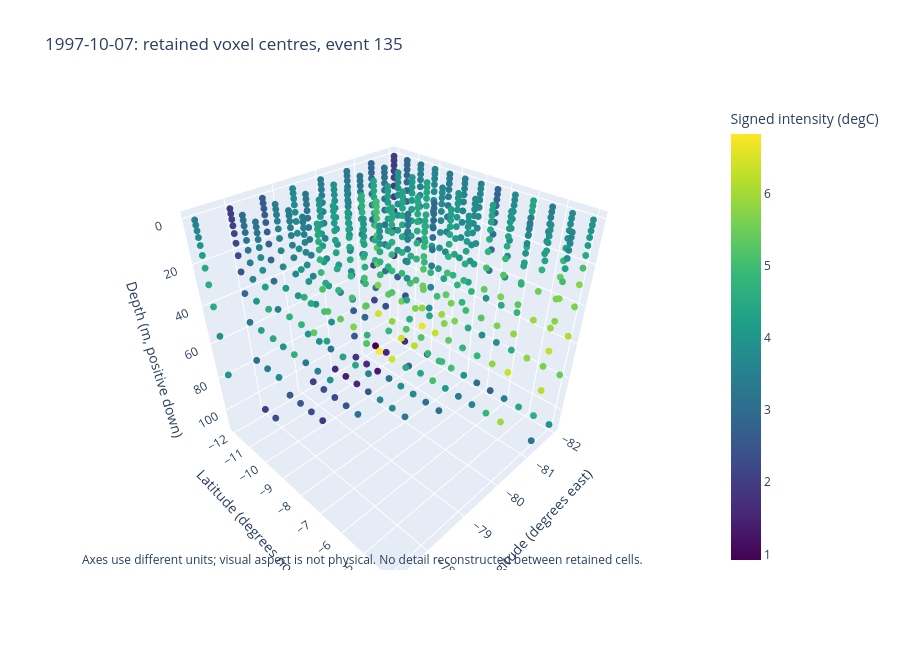

The code cell stored with this chart in its notebook:
### Markdown cell above
### Retained-cell volume and vertical evolution

Rotate/zoom the 3-D scene. The offline HTML includes up to 60 dates around the largest
event's size peak. It draws retained cell centres, without inventing geometry between
decimated cells. Axes use degrees and metres with a visual aspect ratio, not common
physical scale. Depth increases downwards. The section GIF has fixed temperature scale.

### Code cell
from exploration import event_window, vertical_gif, volume_figure, volume_html
from IPython.display import Image, display

dates = event_window(graph)
volume_figure(mask, objects, graph, date=str(dates[0])[:10])

### Figure 1 — Plotly figure (JSON) as saved in the notebook; plotly's stock layout.template omitted (floating-point values rounded to 4 significant figures; data arrays with more than 128 entries replaced by an {"elided": "..."} marker saying what was removed)
{"data": [{"marker": {"color": {"elided": "679 float values"}, "colorbar": {"title": {"text": "Signed intensity (degC)"}}, "colorscale": [[0.0, "#440154"], [0.1111, "#482878"], [0.2222, "#3e4989"], [0.3333, "#31688e"], [0.4444, "#26828e"], [0.5556, "#1f9e89"], [0.6667, "#35b779"], [0.7778, "#6ece58"], [0.8889, "#b5de2b"], [1.0, "#fde725"]], "size": 4}, "mode": "markers", "text": {"elided": "679 str values"}, "type": "scatter3d", "x": {"elided": "679 float values"}, "y": {"elided": "679 float values"}, "z": {"elided": "679 float values"}}], "layout": {"annotations": [{"showarrow": false, "text": "Axes use different units; visual aspect is not physical. No detail reconstructed between retained cells.", "x": 0, "xref": "paper", "y": 0, "yref": "paper"}], "height": 650, "scene": {"aspectmode": "cube", "xaxis": {"title": {"text": "Longitude (degrees east)"}}, "yaxis": {"title": {"text": "Latitude (degrees north)"}}, "zaxis": {"autorange": "reversed", "title": {"text": "Depth (m, positive down)"}}}, "title": {"text": "1997-10-07: retained voxel centres, event 135"}}}
